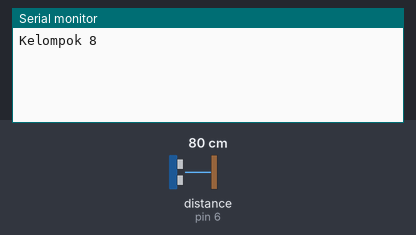
This sketch was run on a simulated Arduino Uno, built with avr-gcc and run on an emulated ATmega328P. On the bench: the last lines printed to the serial monitor. The inputs (shaded band) are chosen by the test bench; at power-on: distance to the obstacle (sensor on pin 6) 80 cm. The echo pulse lasts 58.3 µs per cm.

Above: at 1.7 s.
1.8 s: distance to the obstacle (sensor on pin 6) set to 2 cm
At 4.4 s:
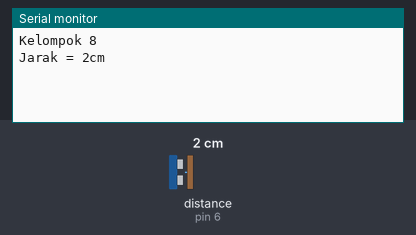
8.0 s: distance to the obstacle (sensor on pin 6) set to 4 cm
At 10.3 s:
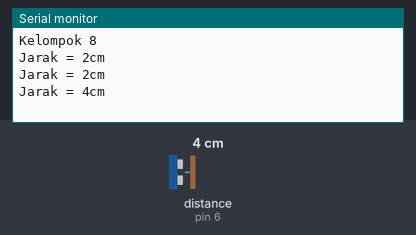

Measured:
- after the input at 1.8 s, the serial monitor: prints a new line after 1.7 s (image 1)
- after the input at 8.0 s, the serial monitor: prints a new line after 1.5 s (image 2)

The sketch:

sensor_ultrasonik.ino
```cpp
#include <NewPing.h> // Library sensor PING
#define TRIGGER_PIN 7 // Pin trigger HC-SR04
#define ECHO_PIN 6 // Pin echo HC-SR04
#define MAX_DISTANCE 200 // Jarak maksimum yang dapat diukur, maks 200 cm

NewPing sonar(TRIGGER_PIN, ECHO_PIN, MAX_DISTANCE); // Inisialisasi sensor

void setup()
{
  Serial.begin(9600); // Memulai komunikasi serial
  Serial.println("Kelompok 8"); // Mencetak teks pada serial monitor
  delay(500); // Memberi jeda selama 500 milidetik
}

void loop()
{
  delay(3000); // Memberi jeda selama 30 milidetik setiap PING
  Serial.print("Jarak = "); // Mencetak teks pada serial monitor
  Serial.print(sonar.ping_cm()); // Mencetak jarak yang diukur oleh sensor (dalam cm)
  Serial.println("cm"); // Mencetak teks pada serial monitor
}
```
